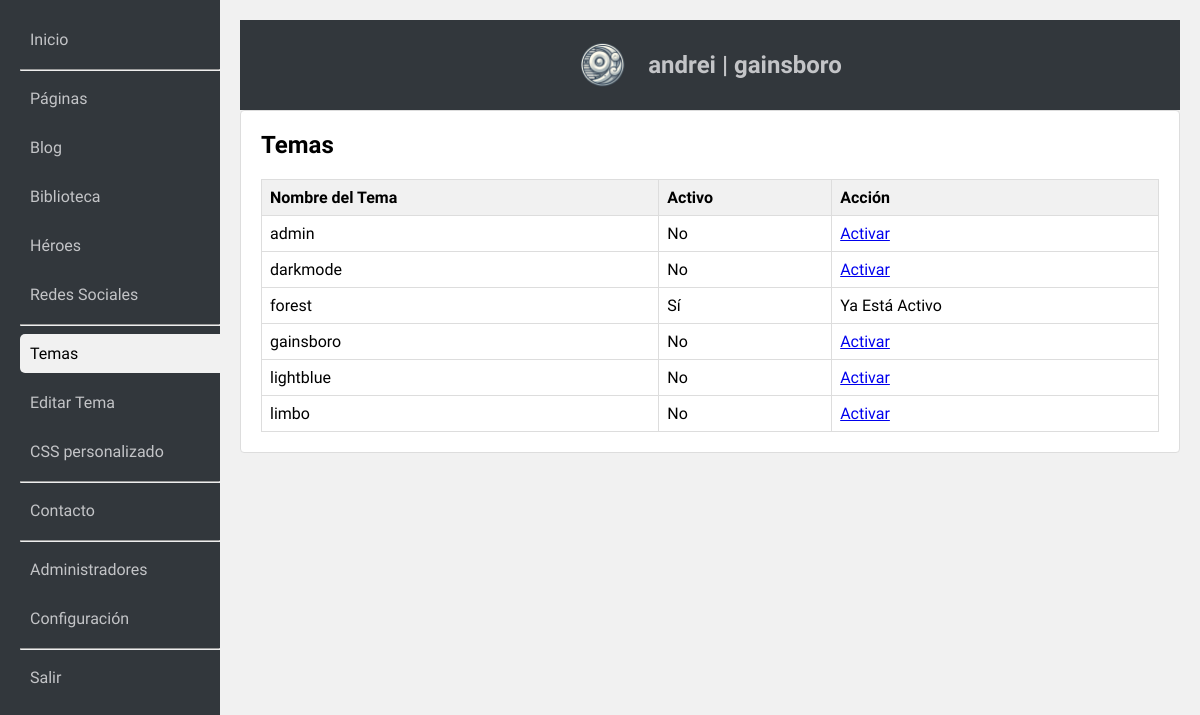
/admin/index.php?action=list_themes (signed in), run on an earlier commit of the app's database.
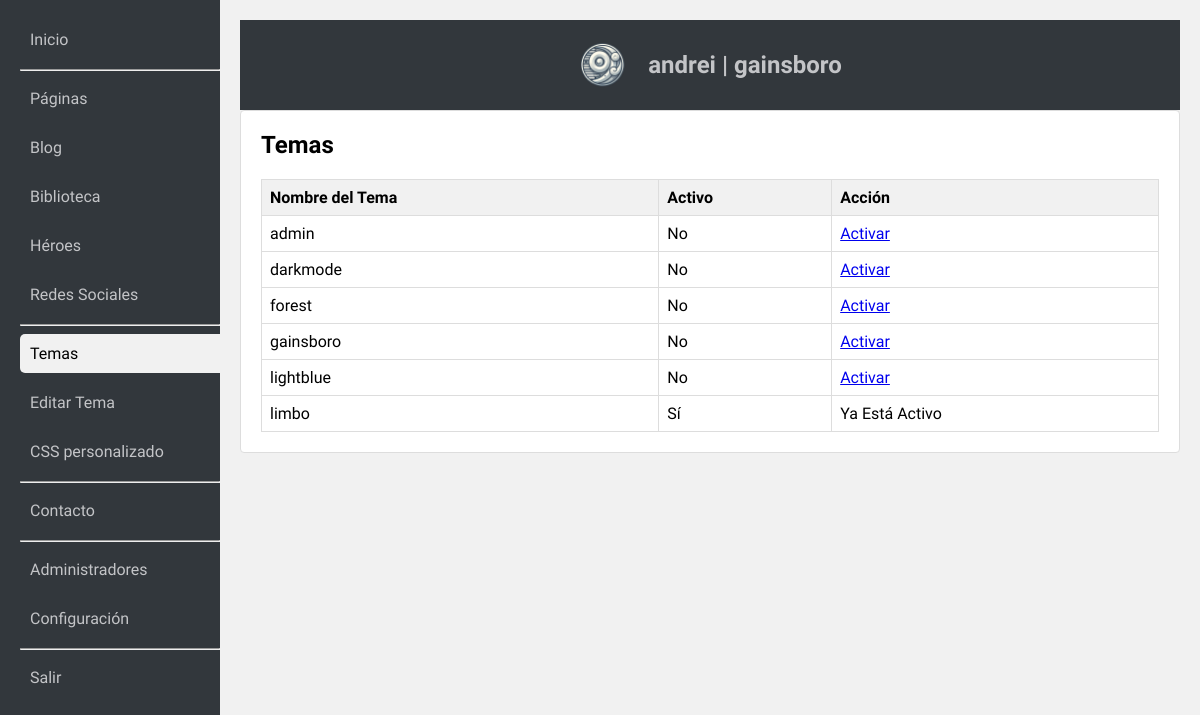
And on a later commit of the database.
### tables this page shows
CREATE TABLE config (
    id INTEGER PRIMARY KEY AUTOINCREMENT,
    key TEXT UNIQUE NOT NULL,
    value TEXT NOT NULL
);

### admin/index.php (called while the page is built, shortened)
<?php
require_once 'admin.php';

### admin/funciones/obtenertemas.php (called while the page is built)
<?php
function getAvailableThemes() {
    $themeFiles = glob('../css/*.css');
    $themes = [];
    if ($themeFiles !== false) {
        foreach ($themeFiles as $filePath) {
            $themes[] = pathinfo($filePath, PATHINFO_FILENAME);
        }
    }
    return $themes;
}
?>

### admin/acciones/listartemas.php (the view, shortened to what this page needs)
<?php
	$themes = getAvailableThemes();
        $activeTheme = $db->querySingle("SELECT value FROM config WHERE key='active_theme'");
        $html = "<h2>Temas</h2>";
        $html .= "<table class='admin-table'>
                    <tr><th>Nombre del Tema</th><th>Activo</th><th>Acción</th></tr>";
        foreach ($themes as $tName) {
            $isActive = ($tName === $activeTheme) ? 'Sí' : 'No';
            $html .= "<tr>
                        <td>$tName</td>
                        <td>$isActive</td>
                        <td>";
            if ($isActive === 'No') {
                $html .= "<a href='?action=activate_theme&theme=$tName'>Activar</a>";
            } else {
                $html .= "Ya Está Activo";
            }
            $html .= "</td>
                      </tr>";
        }
        $html .= "</table>";
?>

What changed in the data, as far as the page shows it:
changed config "No": value "forest" → "limbo" (drawn)
Also different on the page:
new list line: "forest Activar"
new list line: "No"
new list line: "limbo"
new list line: "Sí Ya Está Activo"
list line gone: "forest"
list line gone: "Sí Ya Está Activo"
list line gone: "limbo Activar"
list line gone: "No"
